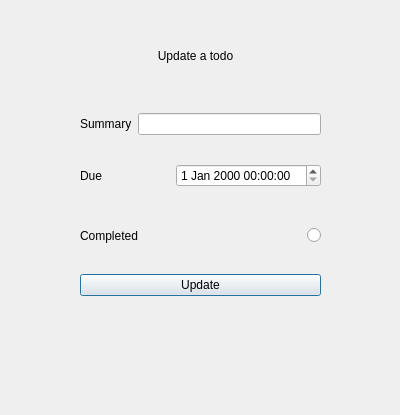
<?xml version="1.0" encoding="UTF-8"?>
<ui version="4.0">
 <class>updateTodo</class>
 <widget class="QDialog" name="updateTodo">
  <property name="geometry">
   <rect>
    <x>0</x>
    <y>0</y>
    <width>400</width>
    <height>415</height>
   </rect>
  </property>
  <property name="windowTitle">
   <string>updateTodo</string>
  </property>
  <widget class="QWidget" name="layoutWidget">
   <property name="geometry">
    <rect>
     <x>80</x>
     <y>90</y>
     <width>241</width>
     <height>121</height>
    </rect>
   </property>
   <layout class="QVBoxLayout" name="verticalLayout">
    <item>
     <layout class="QHBoxLayout" name="horizontalLayout_5">
      <item>
       <widget class="QLabel" name="label_5">
        <property name="styleSheet">
         <string notr="true">font: 12pt &quot;Sans Serif&quot;;</string>
        </property>
        <property name="text">
         <string>Summary</string>
        </property>
       </widget>
      </item>
      <item>
       <widget class="QLineEdit" name="lineEdit_summary">
        <property name="enabled">
         <bool>true</bool>
        </property>
       </widget>
      </item>
     </layout>
    </item>
    <item>
     <layout class="QHBoxLayout" name="horizontalLayout_2">
      <item>
       <widget class="QLabel" name="label_2">
        <property name="styleSheet">
         <string notr="true">font: 12pt &quot;Sans Serif&quot;;</string>
        </property>
        <property name="text">
         <string>Due</string>
        </property>
       </widget>
      </item>
      <item>
       <widget class="QDateTimeEdit" name="dateTimeEdit_dueDate"/>
      </item>
     </layout>
    </item>
   </layout>
  </widget>
  <widget class="QLabel" name="label">
   <property name="geometry">
    <rect>
     <x>100</x>
     <y>30</y>
     <width>191</width>
     <height>51</height>
    </rect>
   </property>
   <property name="styleSheet">
    <string notr="true">font: 16pt &quot;Sans Serif&quot;;</string>
   </property>
   <property name="text">
    <string>Update a todo</string>
   </property>
   <property name="alignment">
    <set>Qt::AlignCenter</set>
   </property>
  </widget>
  <widget class="QWidget" name="layoutWidget_2">
   <property name="geometry">
    <rect>
     <x>80</x>
     <y>260</y>
     <width>241</width>
     <height>51</height>
    </rect>
   </property>
   <layout class="QHBoxLayout" name="horizontalLayout">
    <item>
     <widget class="QPushButton" name="updateTodo_2">
      <property name="text">
       <string>Update</string>
      </property>
     </widget>
    </item>
   </layout>
  </widget>
  <widget class="QWidget" name="layoutWidget">
   <property name="geometry">
    <rect>
     <x>80</x>
     <y>210</y>
     <width>241</width>
     <height>51</height>
    </rect>
   </property>
   <layout class="QHBoxLayout" name="horizontalLayout_3">
    <item>
     <widget class="QLabel" name="label_3">
      <property name="styleSheet">
       <string notr="true">font: 12pt &quot;Sans Serif&quot;;</string>
      </property>
      <property name="text">
       <string>Completed</string>
      </property>
     </widget>
    </item>
    <item>
     <widget class="QRadioButton" name="checkBox_completed">
      <property name="layoutDirection">
       <enum>Qt::RightToLeft</enum>
      </property>
      <property name="text">
       <string/>
      </property>
     </widget>
    </item>
   </layout>
  </widget>
 </widget>
 <resources/>
 <connections/>
</ui>
